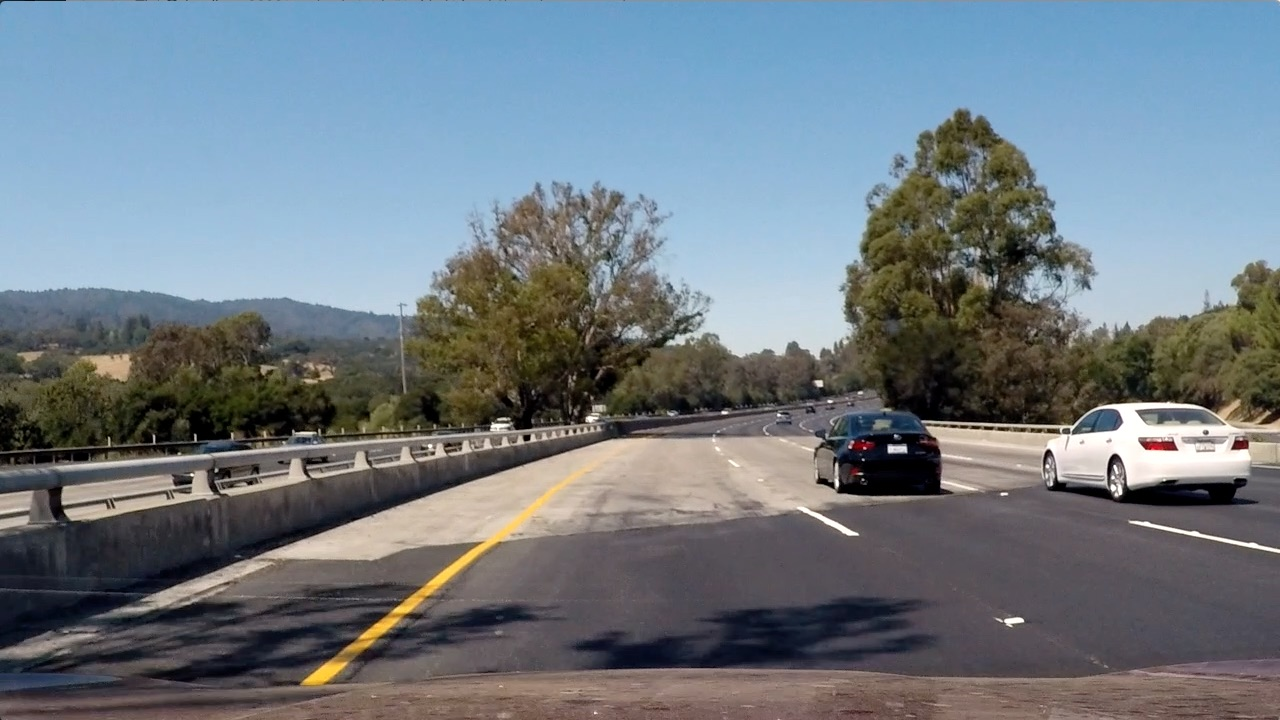
#> input picture test_images/test4.jpg, 1280 x 720 px, given in place of image0168.png, which was not available
$ jupyter execute --allow-errors Project.ipynb   (shell and % lines are left out)   (older library calls are emulated)   (text cells are left out)
#> lines starting #> are read from the running program, lines starting #| are printed output that depends on the picture; pictures that were not available may be replaced by others from this repository, and a replacement may not be noted
[cell 1]
import matplotlib.image as mpimg
import matplotlib.pyplot as plt
import numpy as np
import cv2
import glob
import time
from sklearn.svm import LinearSVC
from sklearn import svm, grid_search, datasets
from sklearn.preprocessing import StandardScaler
from skimage.feature import hog
# NOTE: the next import is only valid for scikit-learn version <= 0.17
# for scikit-learn >= 0.18 use:
# from sklearn.model_selection import train_test_split
from sklearn.cross_validation import train_test_split
from scipy.ndimage.measurements import label

# Import libraries required to edit/save/watch video clips
from moviepy.editor import VideoFileClip
from IPython.display import HTML
from IPython.display import display

[cell 2]
# Define a function to compute binned color features
# [5 lines left out: function bin_spatial, not called in this run]

[cell 3]
# Define a class to store detected boxes from previous video frame
class Save_vehicle_Detect():
    def __init__(self):
        # history of rectangles previous n frames
        self.prior_boxes = []

    # [5 lines left out: function add_boxes, not called in this run]

[cell 4]
# Define a function to compute color histogram features
# [9 lines left out: function color_hist, not called in this run]

[cell 5]
# Define a function to scale down the image to desired size

# [4 lines left out: function resize_image, not called in this run]

[cell 6]
# Define a function to return HOG features and visualization
def get_hog_features(img, orient, pix_per_cell, cell_per_block,
                        vis=False, feature_vec=True):
    # Call with two outputs if vis==True
    if vis == True:
        features, hog_image = hog(img, orientations=orient, pixels_per_cell=(pix_per_cell, pix_per_cell),
                                  cells_per_block=(cell_per_block, cell_per_block), transform_sqrt=True,
                                  visualise=vis, feature_vector=feature_vec)
        return features, hog_image
    # Otherwise call with one output
    else:
        features = hog(img, orientations=orient, pixels_per_cell=(pix_per_cell, pix_per_cell),
                       cells_per_block=(cell_per_block, cell_per_block), transform_sqrt=True,
                       visualise=vis, feature_vector=feature_vec)
        return features

[cell 7]
carimage = mpimg.imread('./vehicles/GTI_Left/image0168.png')
#> carimage is the input picture: shape (720, 1280, 3); mean R, G, B 112.2, 122.7, 130.9
noncarimage = mpimg.imread('./non-vehicles/GTI/image23.png')
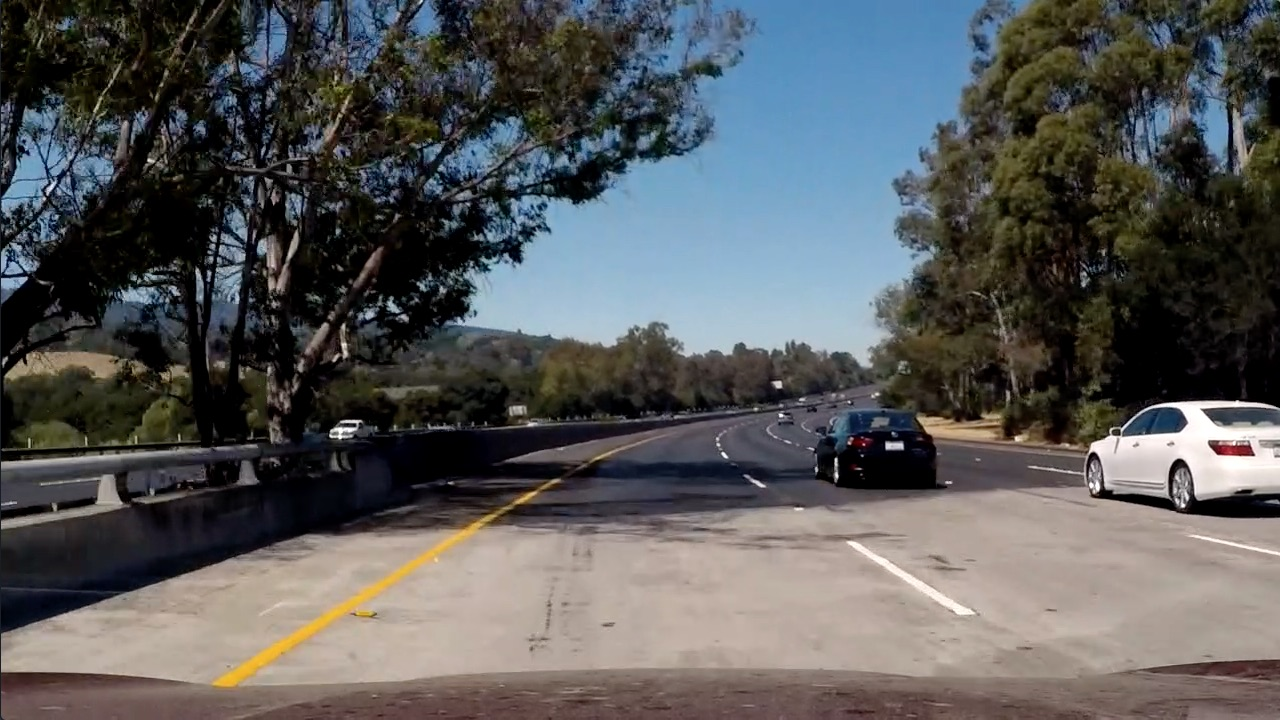
#> input picture test_images/test5.jpg, 1280 x 720 px, given in place of image23.png, which was not available
#> noncarimage is the input picture: shape (720, 1280, 3); mean R, G, B 88.5, 89.3, 89.8
#image = image.astype(np.float32)/255
features,car_hog_image  = get_hog_features(carimage[:,:,2], 9, 4, 2, vis=True, feature_vec=False)
features,non_car_hog_image  = get_hog_features(noncarimage[:,:,2], 9, 4, 2, vis=True, feature_vec=False)
#> call 2 of get_hog_features, with orient = 9, pix_per_cell = 4, cell_per_block = 2, vis = True, feature_vec = False
#> in get_hog_features (call 2), `features, hog_image = hog(img, orientations=orient, pixels_per_cell=(p..`:
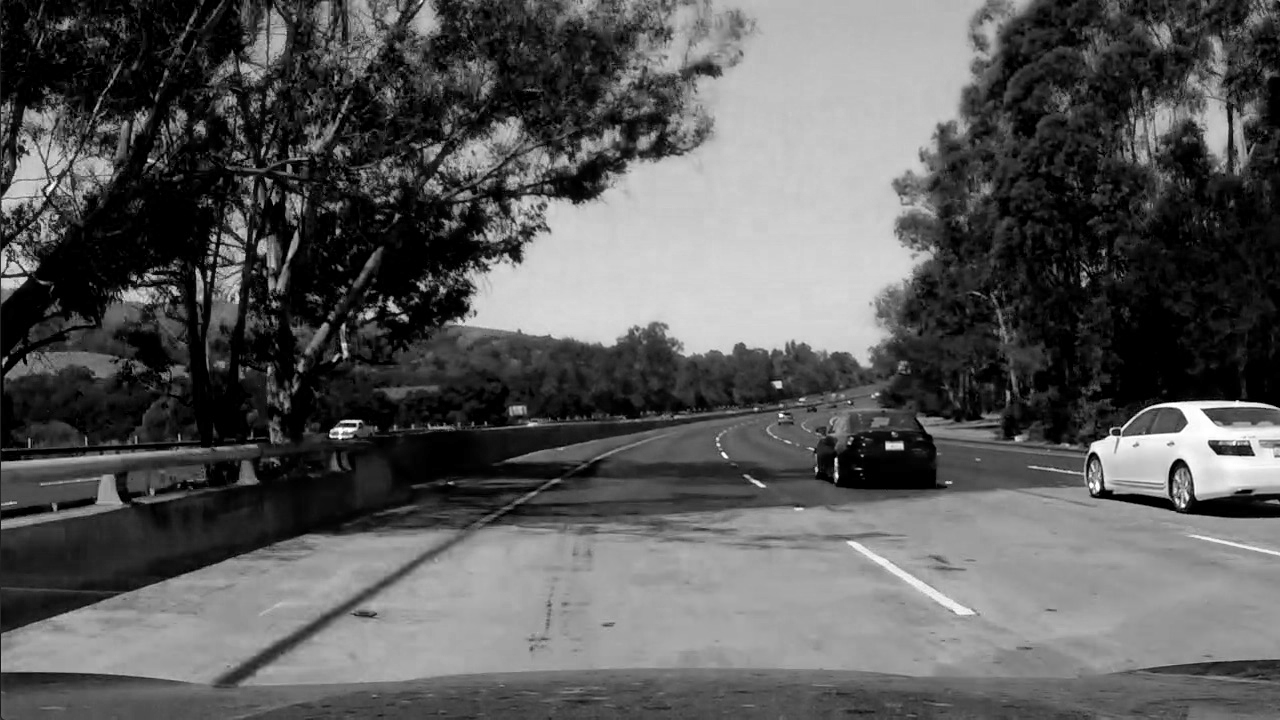
#> img: shape (720, 1280); min 0, max 255, mean 89.8
# Visualize
#> (the rest of this cell did not finish here and is left out)

[cell 8]
# Define a function to extract features from a list of images
# Have this function call bin_spatial() and color_hist()
def extract_features(imgs, color_space='RGB', spatial_size=(32, 32),
                        hist_bins=32, orient=9,
                        pix_per_cell=8, cell_per_block=2, hog_channel=0,
                        spatial_feat=True, hist_feat=True, hog_feat=True):
    # Create a list to append feature vectors to
    features = []
    # Iterate through the list of images
    for file in imgs:
        file_features = []
        # Read in each one by one
        image = mpimg.imread(file)
        image = resize_image(image,64,64)
        #print(image.shape)
        # apply color conversion if other than 'RGB'
        if color_space != 'RGB':
            if color_space == 'HSV':
                feature_image = cv2.cvtColor(image, cv2.COLOR_RGB2HSV)
            elif color_space == 'LUV':
                feature_image = cv2.cvtColor(image, cv2.COLOR_RGB2LUV)
            elif color_space == 'HLS':
                feature_image = cv2.cvtColor(image, cv2.COLOR_RGB2HLS)
            elif color_space == 'YUV':
                feature_image = cv2.cvtColor(image, cv2.COLOR_RGB2YUV)
            elif color_space == 'YCrCb':
                feature_image = cv2.cvtColor(image, cv2.COLOR_RGB2YCrCb)
        else: feature_image = np.copy(image)

        if spatial_feat == True:
            spatial_features = bin_spatial(feature_image, size=spatial_size)
            file_features.append(spatial_features)
        if hist_feat == True:
            # Apply color_hist()
            hist_features = color_hist(feature_image, nbins=hist_bins)
            file_features.append(hist_features)
        if hog_feat == True:
        # Call get_hog_features() with vis=False, feature_vec=True
            if hog_channel == 'ALL':
                hog_features = []
                for channel in range(feature_image.shape[2]):
                    hog_features.append(get_hog_features(feature_image[:,:,channel],
                                        orient, pix_per_cell, cell_per_block,
                                        vis=False, feature_vec=True))
                hog_features = np.ravel(hog_features)
            else:
                hog_features = get_hog_features(feature_image[:,:,hog_channel], orient,
                            pix_per_cell, cell_per_block, vis=False, feature_vec=True)
            # Append the new feature vector to the features list
            file_features.append(hog_features)
        features.append(np.concatenate(file_features))
    # Return list of feature vectors
    return features

[cell 9]
# Define a function that takes an image,
# start and stop positions in both x and y,
# window size (x and y dimensions),
# and overlap fraction (for both x and y)
def slide_window(img, x_start_stop=[None, None], y_start_stop=[None, None],
                    xy_window=(64, 64), xy_overlap=(0.5, 0.5)):
    # If x and/or y start/stop positions not defined, set to image size
    if x_start_stop[0] == None:
        x_start_stop[0] = 0
    if x_start_stop[1] == None:
        x_start_stop[1] = img.shape[1]
    if y_start_stop[0] == None:
        y_start_stop[0] = 0
    if y_start_stop[1] == None:
        y_start_stop[1] = img.shape[0]
    # Compute the span of the region to be searched
    xspan = x_start_stop[1] - x_start_stop[0]
    yspan = y_start_stop[1] - y_start_stop[0]
    # Compute the number of pixels per step in x/y
    nx_pix_per_step = np.int(xy_window[0]*(1 - xy_overlap[0]))
    ny_pix_per_step = np.int(xy_window[1]*(1 - xy_overlap[1]))
    # Compute the number of windows in x/y
    nx_buffer = np.int(xy_window[0]*(xy_overlap[0]))
    ny_buffer = np.int(xy_window[1]*(xy_overlap[1]))
    nx_windows = np.int((xspan-nx_buffer)/nx_pix_per_step)
    ny_windows = np.int((yspan-ny_buffer)/ny_pix_per_step)
    # Initialize a list to append window positions to
    window_list = []
    # Loop through finding x and y window positions
    # Note: you could vectorize this step, but in practice
    # you'll be considering windows one by one with your
    # classifier, so looping makes sense
    for ys in range(ny_windows):
        for xs in range(nx_windows):
            # Calculate window position
            startx = xs*nx_pix_per_step + x_start_stop[0]
            endx = startx + xy_window[0]
            starty = ys*ny_pix_per_step + y_start_stop[0]
            endy = starty + xy_window[1]

            # Append window position to list
            window_list.append(((startx, starty), (endx, endy)))
    # Return the list of windows
    return window_list

[cell 10]
# Define a function to draw bounding boxes
def draw_boxes(img, bboxes, color=(0, 0, 255), thick=6):
    # Make a copy of the image
    imcopy = np.copy(img)
    # Iterate through the bounding boxes
    for bbox in bboxes:
        # Draw a rectangle given bbox coordinates
        color = (np.random.randint(0,255), np.random.randint(0,255), np.random.randint(0,255))
        cv2.rectangle(imcopy, bbox[0], bbox[1], color, thick)
    # Return the image copy with boxes drawn
    return imcopy

[cell 11]
image = mpimg.imread('./test_images/test1.jpg')
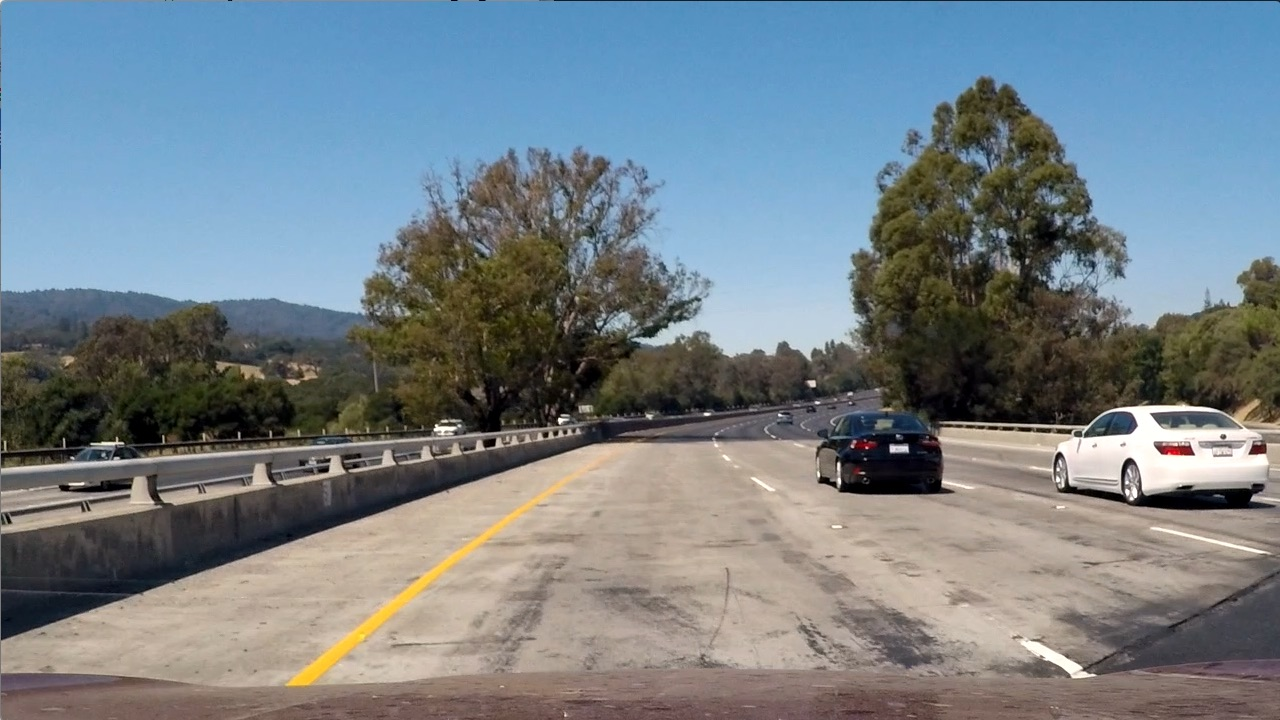
#> input picture test_images/test1.jpg, 1280 x 720 px
#> image is the input picture: shape (720, 1280, 3); mean R, G, B 117.5, 128.7, 135.5
#windows = slide_window(image, x_start_stop=[400, 1150], y_start_stop=[400, 550],
#                    xy_window=(128, 128), xy_overlap=(0.5, 0.5))
windows2 = slide_window(image, x_start_stop=[None, None], y_start_stop=[None, None],
                    xy_window=(128, 128), xy_overlap=(0.5, 0.5))
#> windows2 = 190 items

window_img = draw_boxes(image, windows2, color=(0, 0, 255), thick=6)
#> the loop in draw_boxes, `for bbox in bboxes:` made 190 passes
#> (bbox, color) on passes 1 to 3: (((0, 0), (128, 128)), (172, 47, 117)), (((64, 0), (192, 128)), (192, 67, 251)), (((128, 0), (256, 128)), (195, 103, 9))
#> after the loop in draw_boxes, `for bbox in bboxes:`:
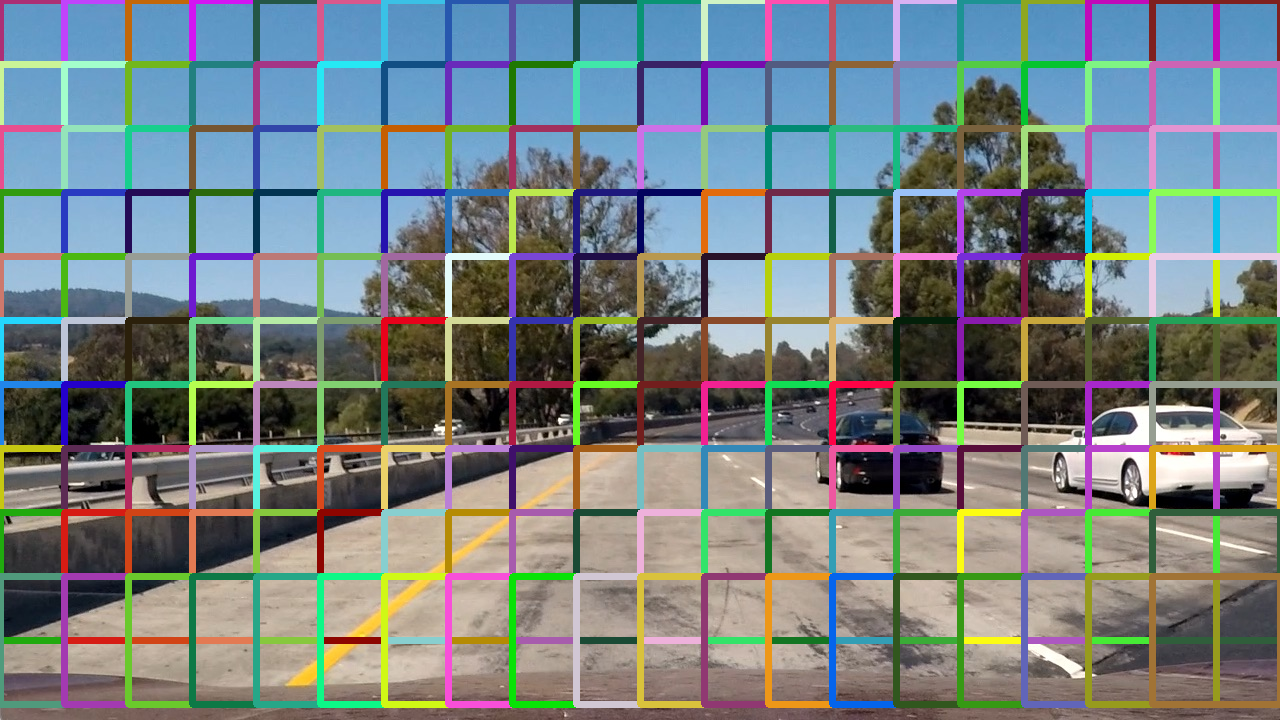
#> imcopy: shape (720, 1280, 3); mean R, G, B 118.7, 128.8, 130.4
plt.imshow(window_img)
#> (this line was passed over: IPython is not available in this run)

[cell 12]
# [9 lines left out: function add_heat, not called in this run]

[cell 13]
# [5 lines left out: function apply_threshold, not called in this run]

[cell 14]
# [15 lines left out: function draw_labeled_bboxes, not called in this run]

[cell 15]
# Define a single function that can extract features using hog sub-sampling and make predictions
# [80 lines left out: function find_cars, not called in this run]

[cell 16]
# [75 lines left out: function vehicle_detection_tracking_img, not called in this run]

[cell 17]
# [81 lines left out: function vehicle_detection_tracking, not called in this run]

[cell 18]
# Read in cars and notcars
cars_images = glob.glob('./vehicles/*/*.png')
notcars_images = glob.glob('./non-vehicles/*/*.png')
cars = []
notcars = []
for image in cars_images:
    cars.append(image)
#> after the loop, cars = []
for image in notcars_images:
    notcars.append(image)
#> after the loop, notcars = []

print(len(cars))
#| 0
print(len(notcars))
#| 0
# Reduce the sample size because
# The quiz evaluator times out after 13s of CPU time
#sample_size = 3000
#cars = cars[0:sample_size]
#notcars = notcars[0:sample_size]

### TODO: Tweak these parameters and see how the results change.
color_space = 'RGB' # Can be RGB, HSV, LUV, HLS, YUV, YCrCb
orient = 9  # HOG orientations
pix_per_cell = 16 # HOG pixels per cell
cell_per_block = 2 # HOG cells per block
hog_channel = "ALL" # Can be 0, 1, 2, or "ALL"
spatial_size = (8, 8) # Spatial binning dimensions
hist_bins = 32    # Number of histogram bins
spatial_feat = True # Spatial features on or off
hist_feat = True # Histogram features on or off
hog_feat = True # HOG features on or off
y_start_stop = [None, None] # Min and max in y to search in slide_window()

print("extracting car features @ ",time.time())
car_features = extract_features(cars, color_space=color_space,
                        spatial_size=spatial_size, hist_bins=hist_bins,
                        orient=orient, pix_per_cell=pix_per_cell,
                        cell_per_block=cell_per_block,
                        hog_channel=hog_channel, spatial_feat=spatial_feat,
                        hist_feat=hist_feat, hog_feat=hog_feat)
#> car_features = []
print("extracting Non Car features @ ",time.time())
notcar_features = extract_features(notcars, color_space=color_space,
                        spatial_size=spatial_size, hist_bins=hist_bins,
                        orient=orient, pix_per_cell=pix_per_cell,
                        cell_per_block=cell_per_block,
                        hog_channel=hog_channel, spatial_feat=spatial_feat,
                        hist_feat=hist_feat, hog_feat=hog_feat)
#> notcar_features = []

print("Done extracting features @ ",time.time())
X = np.vstack((car_features, notcar_features)).astype(np.float64)
#> X = empty array
# Fit a per-column scaler
#> (the rest of this cell did not finish here and is left out)
